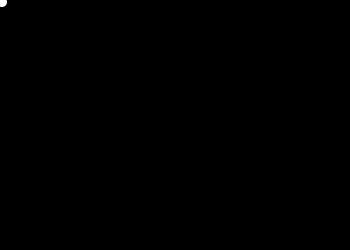
Frame 1 (no input)
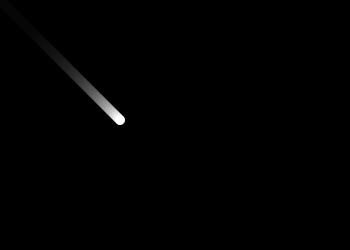
Frame 60 (the mouse pressed at the canvas centre just before this capture)
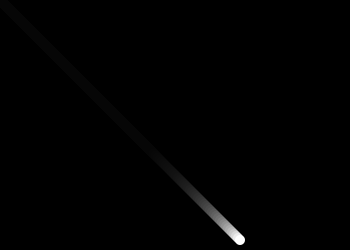
Frame 120 (the mouse held since frame 60 and released just before this capture)

The Processing sketch that drew these frames (run headless with seeded random() and noise(); from frame 60 on, the mouse is pressed at the canvas centre):

// Processing sketch: processing_47431
// ── processing_47431.pde

float ellipseSize = 10;
float speed = 2;
float border = 1;

float posx;
float posy;
int dirx;
int diry;

boolean displayRect = false;

void setup() {
  size (350, 250);
  smooth ();
  ellipseMode (CENTER);
  
  posx = 0;
  posy = 0;

  dirx = 1;
  diry = 1;
  
  background (0);
}

void draw() {

  fill(0, 20);
  rectMode (CORNER);
  noStroke ();
  rect(0, 0, width, height);
  
  fill (255);
  rectMode (CENTER);

  posx += speed * dirx;
  posy += speed * diry;

  if (posx > width || posx < 0) {
    dirx = dirx * -1;
    ellipseSize += 5;
  }

  if (posy > height || posy < 0) {
    diry = diry * -1;
    ellipseSize += 5;
  }
  
  if (posx > width - border || posx < 0 + border || posy > height - border || posy < 0 + border ) {
    displayRect = !displayRect;
  }

  if (displayRect) {
    rect (posx, posy, ellipseSize, ellipseSize);
  } 
  else {
    ellipse (posx, posy, ellipseSize, ellipseSize);
  }
  
  if(ellipseSize > 100) {
  ellipseSize = 10;
    
  }
  
}
